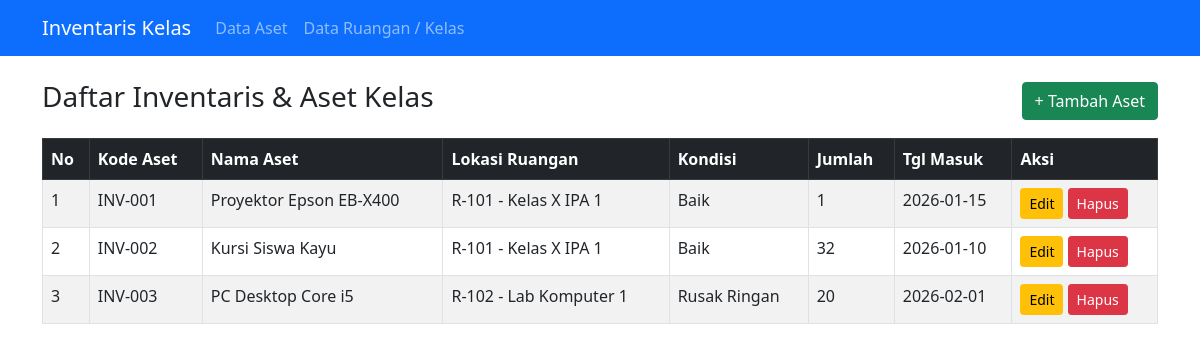
/program_mvc/index.php, run on the app's committed database.
### tables this page shows
CREATE TABLE aset (
    id_aset INT AUTO_INCREMENT PRIMARY KEY,
    kode_aset VARCHAR(30) NOT NULL UNIQUE,
    nama_aset VARCHAR(100) NOT NULL,
    kondisi ENUM('Baik', 'Rusak Ringan', 'Rusak Berat') NOT NULL DEFAULT 'Baik',
    jumlah INT NOT NULL DEFAULT 1,
    tanggal_masuk DATE NOT NULL,
    id_ruangan INT NOT NULL,
    FOREIGN KEY (id_ruangan) REFERENCES ruangan(id_ruangan) 
        ON DELETE RESTRICT ON UPDATE CASCADE
);

CREATE TABLE ruangan (
    id_ruangan INT AUTO_INCREMENT PRIMARY KEY,
    kode_ruangan VARCHAR(20) NOT NULL UNIQUE,
    nama_ruangan VARCHAR(100) NOT NULL,
    penanggung_jawab VARCHAR(100) NOT NULL
);

### program_mvc/controllers/AsetController.php (called while the page is built, shortened)
<?php
require_once 'models/Aset.php';
class AsetController {
    private $asetModel;
    public function __construct() {
        $this->asetModel = new Aset();
    }
    public function index() {
        $data = $this->asetModel->getAll();
        include 'template/header.php';
        include 'view/aset/index.php';
        include 'template/footer.php';
    }
}

### program_mvc/models/Database.php (called while the page is built, shortened)
<?php
class Database {
    public function __construct() {
        $this->conn = new mysqli(DB_HOST, DB_USER, DB_PASS, DB_NAME);
    }
}

### program_mvc/models/Aset.php (called while the page is built, shortened)
<?php
require_once 'Database.php';
class Aset extends Database {
    public function getAll() {
        $sql = "SELECT aset.*, ruangan.nama_ruangan, ruangan.kode_ruangan
                FROM aset
                JOIN ruangan ON aset.id_ruangan = ruangan.id_ruangan
                ORDER BY aset.id_aset ASC";
        return $this->conn->query($sql);
    }
}

### program_mvc/view/aset/index.php (the view, shortened to what this page needs)
<div class="d-flex justify-content-between align-items-center mb-3">
    <h3>Daftar Inventaris & Aset Kelas</h3>
    <a href="index.php?page=aset&action=create" class="btn btn-success">+ Tambah Aset</a>
</div>
<table class="table table-bordered table-striped">
    <thead class="table-dark">
        <tr>
            <th>No</th>
            <th>Kode Aset</th>
            <th>Nama Aset</th>
            <th>Lokasi Ruangan</th>
            <th>Kondisi</th>
            <th>Jumlah</th>
            <th>Tgl Masuk</th>
            <th>Aksi</th>
        </tr>
    </thead>
    <tbody>
        <?php if (isset($data) && $data && $data->num_rows > 0): ?>
            <?php $no = 1; while ($row = $data->fetch_assoc()): ?>
            <tr>
                <td><?php echo $no++; ?></td>
                <td><?php echo htmlspecialchars($row['kode_aset']); ?></td>
                <td><?php echo htmlspecialchars($row['nama_aset']); ?></td>
                <td><?php echo htmlspecialchars($row['kode_ruangan'] . ' - ' . $row['nama_ruangan']); ?></td>
                <td><?php echo htmlspecialchars($row['kondisi']); ?></td>
                <td><?php echo htmlspecialchars($row['jumlah']); ?></td>
                <td><?php echo htmlspecialchars($row['tanggal_masuk']); ?></td>
                <td>
                    <a href="index.php?page=aset&action=edit&id=<?php echo $row['id_aset']; ?>" class="btn btn-warning btn-sm">Edit</a>
                    <a href="index.php?page=aset&action=delete&id=<?php echo $row['id_aset']; ?>" class="btn btn-danger btn-sm" onclick="return confirm('Yakin ingin menghapus aset ini?')">Hapus</a>
                </td>
            </tr>
            <?php endwhile; ?>
        <?php else: ?>
            <tr>
                <td colspan="8" class="text-center">Belum ada data aset.</td>
            </tr>
        <?php endif; ?>
    </tbody>
</table>

### program_mvc/index.php (shortened to what this page needs)
<?php
require_once 'controllers/AsetController.php';
require_once 'controllers/RuanganController.php';
$page = isset($_GET['page']) ? $_GET['page'] : 'aset';
$action = isset($_GET['action']) ? $_GET['action'] : 'index';
if ($page == 'ruangan') {
    $controller = new RuanganController();
} else {
    $controller = new AsetController();
}
switch ($action) {
    default:
        $controller->index();
        break;
}

### program_mvc/template/header.php (shortened to what this page needs)
<!DOCTYPE html>
<html lang="id">
<head>
    <link rel="stylesheet" href="assets/bootstrap.min.css">
</head>
<body>
<nav class="navbar navbar-expand-lg navbar-dark bg-primary mb-4">
<div class="container">
    <a class="navbar-brand" href="index.php">Inventaris Kelas</a>
    <div class="navbar-collapse">
    <ul class="navbar-nav me-auto">
        <li class="nav-item">
        <a class="nav-link" href="index.php?page=aset">Data Aset</a>
        </li>
        <li class="nav-item">
        <a class="nav-link" href="index.php?page=ruangan">Data Ruangan / Kelas</a>
        </li>
    </ul>
    </div>
</div>
</nav>
<div class="container">

### program_mvc/template/footer.php (shortened to what this page needs)
</div>
</body>
</html>

### data on the page
aset: kode_aset "INV-001", nama_aset "Proyektor Epson EB-X400", id_ruangan.nama_ruangan "R-101 - Kelas X IPA 1", kondisi "Baik", jumlah "1", tanggal_masuk "2026-01-15"
aset: kode_aset "INV-002", nama_aset "Kursi Siswa Kayu", id_ruangan.nama_ruangan "R-101 - Kelas X IPA 1", kondisi "Baik", jumlah "32", tanggal_masuk "2026-01-10"
aset: kode_aset "INV-003", nama_aset "PC Desktop Core i5", id_ruangan.nama_ruangan "R-102 - Lab Komputer 1", kondisi "Rusak Ringan", jumlah "20", tanggal_masuk "2026-02-01"
